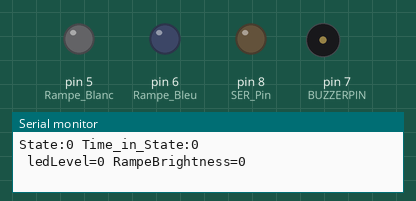
Recording of a sketch running on a simulated Arduino Uno, built with avr-gcc and run on an emulated ATmega328P. On the bench: output pins drawn as LEDs (lit = HIGH), buzzer (waves = sounding, pin HIGH), the last lines printed to the serial monitor. Pins used as bus, display or sensor lines are not drawn.

Above: at 1.1 s.
At 17.1 s:
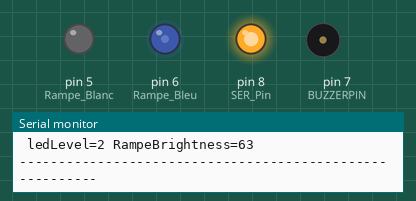
At 27.1 s:
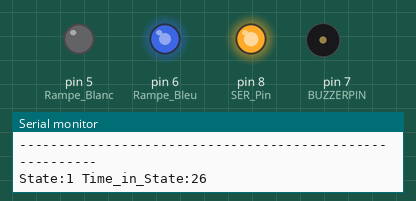
At 31.6 s:
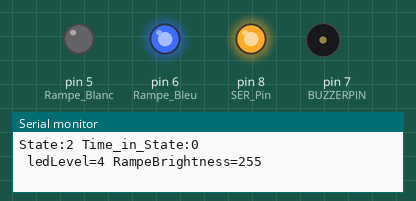
Timing chart, 0 to 40.0 s (numbered marks = the images above):
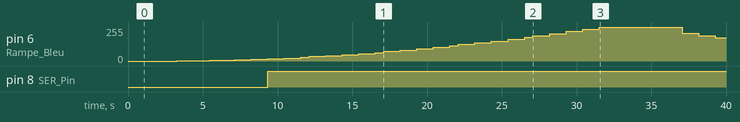

Measured:
- by itself, pin 6 (Rampe_Bleu): rises from 0/255 to 255/255 in 28.3 s, then falls to 174/255 in 7.8 s
- by itself, pin 8 (SER_Pin): LOW → HIGH at 9.3 s

The sketch:

AquariumLED_RegistreADecalage.ino
```cpp
/*
  Sortie Digit LED
  0,1,2,3,4: Blanches
  7,8,11,12,13: Bleues

  Sorties Digit PWM
  5: Eclairage Blanc (couvercle + barre immergée)
  6: Eclairage Hydroponique (couvercle + barre immergée)

  // play the pitch:
  tone(9, thisPitch, 10);
  delay(1);        // delay in between reads for stability

*/

/////Cycle d'eclairage en SECONDES
#define DAILY_CYCLE   		  86400            	// 24h 24*60*60 secondes
////BLEU
//#define DUREE_STBY_BLEU   2
//#define DUREE_MONTEE_BLEU 60*60           // 1h 60*60 secondes
//#define DUREE_RUN_BLEU    12*60*60        // 12h 12*60*60 secondes
//#define DUREE_DESC_BLEU   60*60           // 1h 60*60 secondes
//BLEU
#define DUREE_STBY_BLEU     1
#define DUREE_MONTEE_BLEU   30
#define DUREE_RUN_BLEU      5
#define DUREE_DESC_BLEU     30
//BLANC
#define DUREE_STBY_BLANC    (DUREE_STBY_BLEU + (DUREE_MONTEE_BLEU/2))
#define DUREE_MONTEE_BLANC  DUREE_MONTEE_BLEU/2
#define DUREE_RUN_BLANC		  DUREE_RUN_BLEU
#define DUREE_DESC_BLANC    DUREE_DESC_BLEU/2
unsigned long LastTime 		  = 0;              //Temps du dernier passage dans la loop

/////STATE
const unsigned long StateBleu[2][5] = {
  {0, 1, 2, 3, 4},	                          //{"STBY", "MONTEE", "RUN", "DESC", "DAILY_CYCLE"}
  {DUREE_STBY_BLEU, DUREE_MONTEE_BLEU, DUREE_RUN_BLEU, DUREE_DESC_BLEU, DAILY_CYCLE}
};
const unsigned long StateBlanc[2][5] = {
  {0, 1, 2, 3, 4},                            //{"STBY", "MONTEE", "RUN", "DESC", "DAILY_CYCLE"}
  {DUREE_STBY_BLANC, DUREE_MONTEE_BLANC, DUREE_RUN_BLANC, DUREE_DESC_BLANC, DAILY_CYCLE}
};
int CurrentStateBleu 		    = 0;
unsigned long Time_in_StateBleu = 0;
int CurrentStateBlanc 		  = 0;
unsigned long Time_in_StateBlanc = 0;
int CurrentStateBleuSAV		  = 0;
unsigned long Time_in_StateBleuSAV = 0;
int CurrentStateBlancSAV 	  = 0;
unsigned long Time_in_StateBlancSAV = 0;

//Registre a Decalage
#define SER_Pin  8   //pin 14 on the 75HC595
#define RCLK_Pin  9  //pin 12 on the 75HC595
#define SRCLK_Pin  10 //pin 11 on the 75HC595
#define NUMBER_OF_74HC595S 1  //How many of the shift registers - change this
#define NUMOFREGISTERPINS NUMBER_OF_74HC595S * 8       //do not touch
boolean registers[NUMOFREGISTERPINS];


//LEDs de visualisations
#define LED_COUNT     		  4
int LedBleu_Pins[]     = { 0, 1, 2, 3};
int LedBlanc_Pins[] 	 = { 4, 5, 6, 7 };

//RAMPES D'ECLAIRAGE
int Rampe_Blanc 		  = 5;
int Rampe_Bleu		    = 6;

// BUTTON:
#define   MODE_AUTO  		  0
#define   MODE_ALLHIGH  	  1
#define   MODE_ALLLOW  		  2
#define   BUTTONPIN 		    11
int LastBPMode 				      = MODE_AUTO;    // 0:Normal 1:ALL HIGH 2:ALL LOW

//Buzzer
#define   BUZZERPIN 		    7


///////////////////////////////////////////////////////////////////////////////////////////////////////////////

void setup() {
  Serial.begin(9600);
  delay (1000);                                //donner du temps a l'ouverture du port serie

  // Regsitre a decalage
  pinMode(SER_Pin, OUTPUT);
  pinMode(RCLK_Pin, OUTPUT);
  pinMode(SRCLK_Pin, OUTPUT);

  //reset all register pins
  clearRegisters();
  writeRegisters();

  // declare pins to be an output:
  pinMode(Rampe_Blanc, OUTPUT);
  pinMode(Rampe_Bleu, OUTPUT);
  pinMode(BUTTONPIN, INPUT);
  pinMode(BUZZERPIN, OUTPUT);
}

///////////////////////////////////////////////////////////////////////////////////////////////////////////////


void loop() {
  unsigned long CurrentTime = 0;
  unsigned long DiffTime = 0;

  //Gestion Bouton
  //Button_Management (digitalRead(BUTTONPIN));

  //Calcul Temps depuis derniere boucle
  CurrentTime = millis() / 1000;
  DiffTime = CurrentTime - LastTime;
  LastTime = CurrentTime;

  //Gestion Etat
  Etat_Management(&Time_in_StateBleu, &CurrentStateBleu, StateBleu[1][CurrentStateBleu], DiffTime);
  Etat_Management(&Time_in_StateBlanc, &CurrentStateBlanc, StateBlanc[1][CurrentStateBlanc], DiffTime);

  //Gestion des LED + Rampes
  LightON_Management (CurrentStateBleu, Time_in_StateBleu, Rampe_Bleu, LedBleu_Pins, StateBleu);
  //LightON_Management (CurrentStateBlanc, Time_in_StateBlanc, Rampe_Blanc, LedBlanc_Pins, StateBlanc);

  delay (500);
}

///////////////////////////////////////////////////////////////////////////////////////////////////////////////

void LightON_Management (int CurrentState,
                         unsigned long Time_in_State,
                         int Rampe,
                         int LEDTab[],
                         unsigned long State[2][5])
{
  int ledLevel = 0;
  int rampeBrightness = 0;

  Serial.println("---------------------------------------------------------");
  Serial.print("State:"); Serial.print(CurrentState); Serial.print(" Time_in_State:"); Serial.println(Time_in_State);

  switch (State[0][CurrentState]) {
    case 0:
      ledLevel = 0;
      rampeBrightness = 0;
      break;

    case 1:
      ledLevel = map(Time_in_State, 0, State[1][CurrentState], 0, LED_COUNT);
      rampeBrightness = mapincexp(Time_in_State, 0, State[1][CurrentState], 0, 255);
      break;

    case 2:
      ledLevel = LED_COUNT ;
      rampeBrightness = 255;
      break;

    case 3:
      ledLevel = map(Time_in_State,  0, State[1][CurrentState], LED_COUNT, 0 );
      rampeBrightness = mapdecexp(Time_in_State,  0, State[1][CurrentState], 255, 0);
      break;

    case 4:
      ledLevel = 0;
      rampeBrightness = 0;
      break;

  }
  Serial.print(" ledLevel="); Serial.print(ledLevel); Serial.print(" RampeBrightness="); Serial.println(rampeBrightness);

  LED_allumage (LEDTab, ledLevel);
  analogWrite(Rampe, rampeBrightness);
}

void LED_allumage (int LEDTab[], int ledLevel) {
  for (int thisLed = 0; thisLed < LED_COUNT; thisLed++) {
    if (thisLed < ledLevel) {
      setRegisterPin(LEDTab[thisLed], HIGH);
    } else {
      setRegisterPin(LEDTab[thisLed], LOW);
    }
  }
  writeRegisters();  //MUST BE CALLED TO DISPLAY CHANGES
  //Only call once after the values are set how you need.
}

void Etat_Management (unsigned long *Time_in_State, int *CurrState, unsigned long StateDuration, unsigned long DiffTime)  {
  *Time_in_State = *Time_in_State + DiffTime;
  if (*Time_in_State >= StateDuration) {
    (*CurrState)++;
    *Time_in_State = 0;
  }
}

void Button_Management (int buttonState) {
  if (buttonState == HIGH) {

    switch (LastBPMode) {
      case MODE_AUTO:
        CurrentStateBleuSAV = CurrentStateBleu;
        Time_in_StateBleuSAV = Time_in_StateBleu;
        CurrentStateBlancSAV = CurrentStateBlanc;
        Time_in_StateBlancSAV = Time_in_StateBlanc;
        CurrentStateBleu = 2; //RUN
        Time_in_StateBleu = 0;
        CurrentStateBlanc = 2; //RUN
        Time_in_StateBlanc = 0;
        LastBPMode = MODE_ALLHIGH;
        tone(BUZZERPIN, 2000, 200);
        break;

      case MODE_ALLHIGH:
        CurrentStateBleu = 4; //ETEINT
        Time_in_StateBleu = 0;
        CurrentStateBlanc = 4; //ETEINT
        Time_in_StateBlanc = 0;
        LastBPMode = MODE_ALLLOW;
        tone(BUZZERPIN, 2500, 200); delay(300); tone(BUZZERPIN, 2500, 200);
        break;

      case MODE_ALLLOW:
        Serial.print(" RESTORE: ");
        CurrentStateBleu = CurrentStateBleuSAV;
        Time_in_StateBleu = Time_in_StateBleuSAV;
        CurrentStateBlanc = CurrentStateBlancSAV;
        Time_in_StateBlanc = Time_in_StateBlancSAV;
        LastBPMode = MODE_AUTO;
        tone(BUZZERPIN, 1500, 1000);
        break;
    }
  }
}

//set all register pins to LOW
void clearRegisters() {
  for (int i = NUMOFREGISTERPINS - 1; i >=  0; i--) {
    registers[i] = LOW;
  }
}

//Set and display registers
//Only call AFTER all values are set how you would like (slow otherwise)
void writeRegisters() {

  digitalWrite(RCLK_Pin, LOW);

  for (int i = NUMOFREGISTERPINS - 1; i >=  0; i--) {
    digitalWrite(SRCLK_Pin, LOW);

    int val = registers[i];

    digitalWrite(SER_Pin, val);
    digitalWrite(SRCLK_Pin, HIGH);

  }
  digitalWrite(RCLK_Pin, HIGH);

}

//set an individual pin HIGH or LOW
void setRegisterPin(int index, int value) {
  registers[index] = value;
}

long mapincexp(long x, long in_min, long in_max, long out_min, long out_max)
{
  return pow((x - in_min), 2) * (out_max - out_min) / pow((in_max - in_min), 2) + out_min;
}
long mapdecexp(long x, long in_min, long in_max, long out_min, long out_max)
{
  return sqrt(x - in_min) * (out_max - out_min) / sqrt(in_max - in_min) + out_min;
}
```
